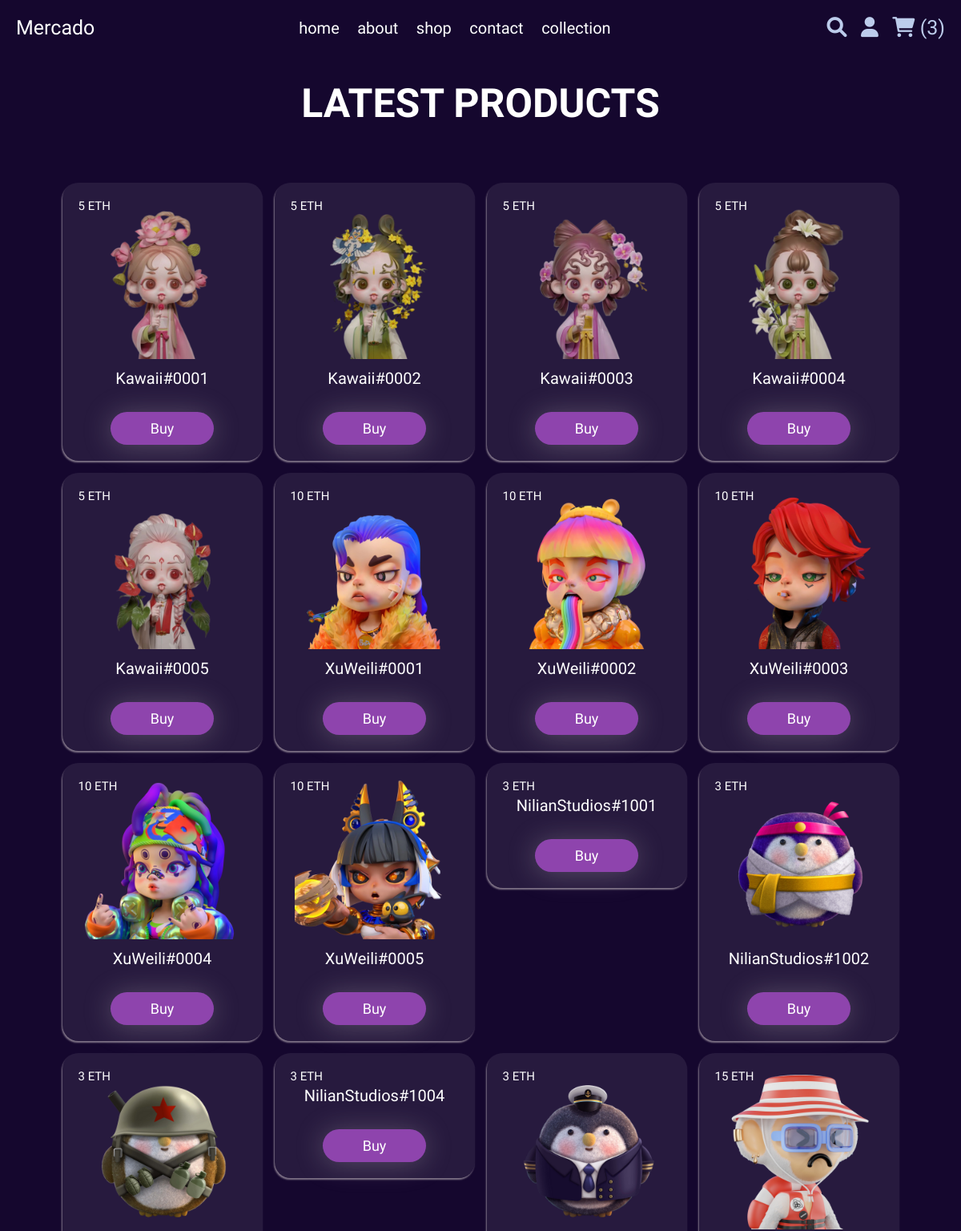
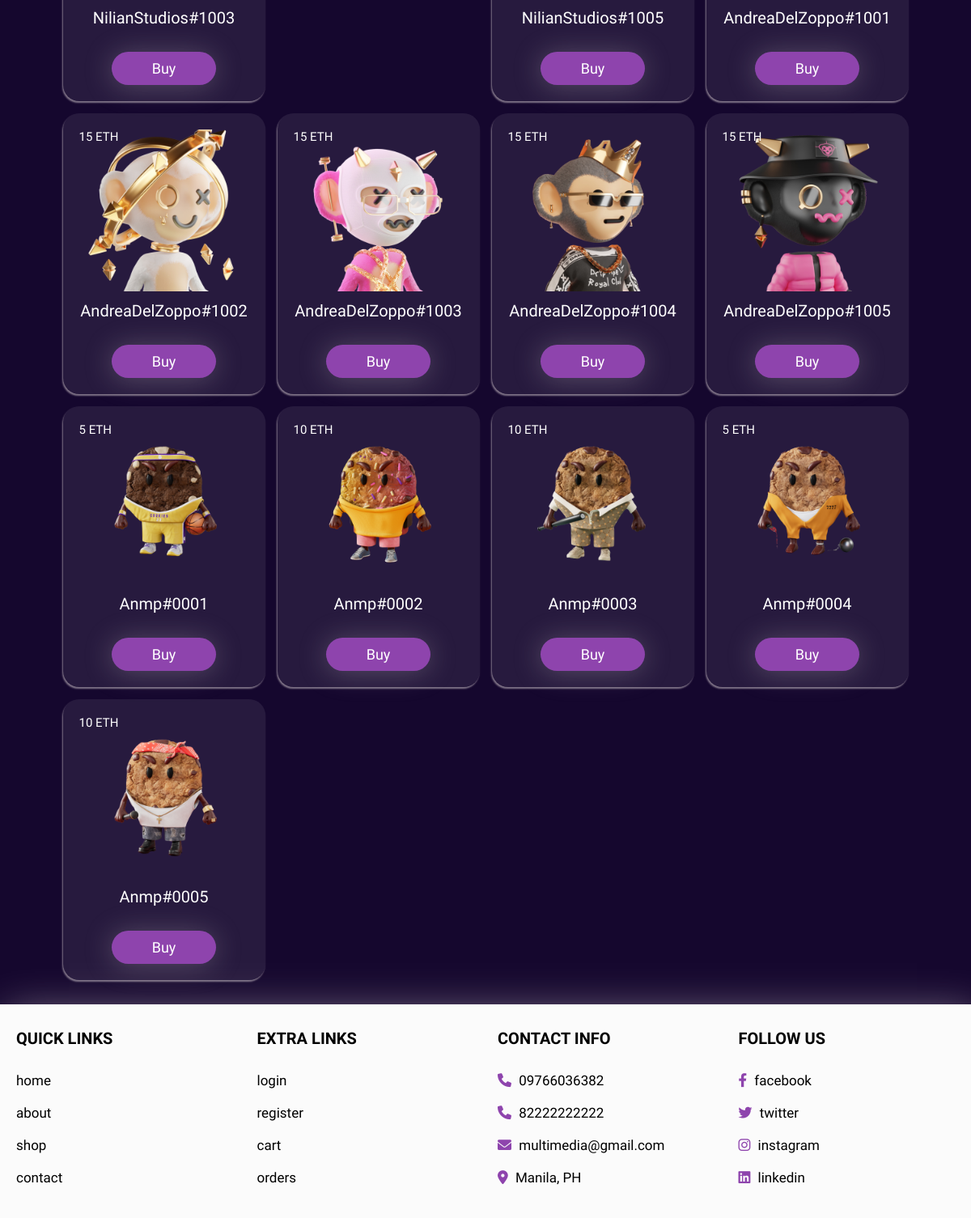
/shop.php (signed in), run on the app's committed database (2 pictures, top to bottom).
### tables this page shows
CREATE TABLE `products` (
  `id` int(100) NOT NULL,
  `name` varchar(100) NOT NULL,
  `price` int(100) NOT NULL,
  `image` varchar(100) NOT NULL
);

### shop.php (the view, shortened to what this page needs)
<?php
include 'config.php';
$user_id = $_SESSION['user_id'];
?>
<!DOCTYPE html>
<html lang="en">
<head>
   <link rel="stylesheet" href="https://cdnjs.cloudflare.com/ajax/libs/font-awesome/6.0.0/css/all.min.css">
   <link rel="stylesheet" href="css/style.css">
</head>
<body>
<?php include 'header.php'; ?>
<section class="products">
   <h1 class="title">latest products</h1>
   <div class="box-container">
      <?php
         $select_products = mysqli_query($conn, "SELECT * FROM `products`") or die('query failed');
         if(mysqli_num_rows($select_products) > 0){
            while($fetch_products = mysqli_fetch_assoc($select_products)){
      ?>
     <form action="" method="post" class="box reveal-top">
      <img class="image" src="uploaded_img/<?php echo $fetch_products['image']; ?>" alt="">
      <div class="name"><?php echo $fetch_products['name']; ?></div>
      <div class="price"><?php echo $fetch_products['price']; ?> ETH</div>
      <input type="submit" value="Buy" name="add_to_cart" class="btn">
     </form>
      <?php
         }
      }else{
         echo '<p class="empty">no products added yet!</p>';
      }
      ?>
   </div>
</section>
<?php include 'footer.php'; ?>
</body>
</html>

### header.php (shortened to what this page needs)
<header class="header">
   <div class="header-2">
      <div class="flex">
         <a href="home.php" class="logo">Mercado</a>
         <nav class="navbar">
            <a href="#home">home</a>
            <a href="#about">about</a>
            <a href="#shop">shop</a>
            <a href="contact.php">contact</a>
            <a href="orders.php">collection</a>
         </nav>
         <div class="icons">
            <a href="search_page.php" class="fas fa-search"></a>
            <div id="user-btn" class="fas fa-user"></div>
            <?php
               $select_cart_number = mysqli_query($conn, "SELECT * FROM `cart` WHERE user_id = '$user_id'") or die('query failed');
               $cart_rows_number = mysqli_num_rows($select_cart_number);
            ?>
            <a href="cart.php"> <i class="fas fa-shopping-cart"></i> <span>(<?php echo $cart_rows_number; ?>)</span> </a>
         </div>
      </div>
   </div>
</header>

### footer.php
<section class="footer">
   <div class="box-container">
      <div class="box">
         <h3>quick links</h3>
         <a href="home.php">home</a>
         <a href="about.php">about</a>
         <a href="shop.php">shop</a>
         <a href="contact.php">contact</a>
      </div>
      <div class="box">
         <h3>extra links</h3>
         <a href="login.php">login</a>
         <a href="register.php">register</a>
         <a href="cart.php">cart</a>
         <a href="orders.php">orders</a>
      </div>
      <div class="box">
         <h3>contact info</h3>
         <p> <i class="fas fa-phone"></i> 09766036382 </p>
         <p> <i class="fas fa-phone"></i> 82222222222 </p>
         <p> <i class="fas fa-envelope"></i> multimedia@gmail.com </p>
         <p> <i class="fas fa-map-marker-alt"></i> Manila, PH </p>
      </div>
      <div class="box">
         <h3>follow us</h3>
         <a href="#"> <i class="fab fa-facebook-f"></i> facebook </a>
         <a href="#"> <i class="fab fa-twitter"></i> twitter </a>
         <a href="#"> <i class="fab fa-instagram"></i> instagram </a>
         <a href="#"> <i class="fab fa-linkedin"></i> linkedin </a>
      </div>
   </div>
</section>

### css/style.css (style rules this page uses)
:root { --purple:#8e44ad; --darkpurple:#15072e; --red:#c0392b; --orange:#f39c12; --black:##000; --white:#fff; --light-color:#666; --light-white:#ccc; --light-bg:#f5f5f5; --light-blue: #bccceb; --border:.1rem solid var(--black); --box-shadow:0 .5rem 1rem rgba(0,0,0,.1); }
* { font-family: 'Oxanium', cursive; margin:0; padding:0; box-sizing: border-box; outline: none; border:none; text-decoration: none; transition:all .2s linear; scroll-behavior: smooth; }
html { font-size: 62.5%; overflow-x: hidden; }
section { padding:3rem 2rem; }
.title { padding: 7rem; text-align: center; text-transform: uppercase; color:var(--white); font-size: 5rem; }
.btn, .option-btn, .delete-btn, .white-btn { display: inline-block; margin-top: 2rem; padding: 1rem 5rem; cursor: pointer; color:var(--white); font-size: 1.8rem; border-radius: 6rem; text-transform: capitalize; }
.white-btn, .btn { background-color: var(--purple); box-shadow: -1px 2px 35px rgb(238 228 228 / 25%); }
.header .header-2 { position: fixed; top: 0; left: 0; right: 0; z-index: 1000; }
.header .header-2 .flex { padding:2rem; display: flex; align-items: center; justify-content: space-between; max-width: 1200px; margin:0 auto; position: relative; }
.header .header-2 .flex .logo { font-size: 2.5rem; color:var(--white); }
.header .header-2 .flex .navbar a { margin:0 1rem; font-size: 2rem; color:var(--white); }
.header .header-2 .flex .icons > * { font-size: 2.5rem; color:var(--light-blue); cursor: pointer; margin-left: 1.5rem; }
.products { margin: auto; min-height: 100vh; background-color: var(--darkpurple); }
.products .box-container { max-width: 1200px; margin:0 auto; display: grid; grid-template-columns: repeat(auto-fit, 25rem); align-items: flex-start; gap:1.5rem; justify-content: center; }
.products .box-container .box { border-radius:2rem; background-color: #ffffff14; box-shadow: -1px 2px 2px rgb(238 228 228 / 50%); padding:2rem; text-align: center; border:var(--border); position: relative; }
.products .box-container .box .image { height: 20rem; }
.products .box-container .box .name { padding:1rem 0; font-size: 2rem; color:var(--white); }
.products .box-container .box .price { position: absolute; top: 1rem; left: 1rem; border-radius: 10.5rem; padding: 1rem; font-size: 1.5rem; color: var(--white); }
.footer { background: #fbfbfb; box-shadow: 8px 10px 50px rgb(238 228 228 / 49%); }
.footer .box-container { max-width: 1200px; margin:0 auto; display: grid; grid-template-columns: repeat(auto-fit, minmax(25rem, 1fr)); gap:3rem; }
.footer .box-container .box h3 { text-transform: uppercase; color:var(--black); font-size: 2rem; padding-bottom: 2rem; }
.footer .box-container .box p, .footer .box-container .box a { display: block; font-size: 1.7rem; color:var(--black); padding:1rem 0; }
.footer .box-container .box p i, .footer .box-container .box a i { color:var(--purple); padding-right: .5rem; }

### data on the page
products: image (picture), name "Kawaii#0001", price "5"
products: image (picture), name "Kawaii#0002", price "5"
products: image (picture), name "Kawaii#0003", price "5"
products: image (picture), name "Kawaii#0004", price "5"
products: image (picture), name "Kawaii#0005", price "5"
products: image (picture), name "XuWeili#0001", price "10"
products: image (picture), name "XuWeili#0002", price "10"
products: image (picture), name "XuWeili#0003", price "10"
products: image (picture), name "XuWeili#0004", price "10"
products: image (picture), name "XuWeili#0005", price "10"
products: name "NilianStudios#1001", price "3"
products: image (picture), name "NilianStudios#1002", price "3"
products: image (picture), name "NilianStudios#1003", price "3"
products: name "NilianStudios#1004", price "3"
products: image (picture), name "NilianStudios#1005", price "3"
products: image (picture), name "AndreaDelZoppo#1001", price "15"
products: image (picture), name "AndreaDelZoppo#1002", price "15"
products: image (picture), name "AndreaDelZoppo#1003", price "15"
products: image (picture), name "AndreaDelZoppo#1004", price "15"
products: image (picture), name "AndreaDelZoppo#1005", price "15"
products: image (picture), name "Anmp#0001", price "5"
products: image (picture), name "Anmp#0002", price "10"
products: image (picture), name "Anmp#0003", price "10"
products: image (picture), name "Anmp#0004", price "5"
products: image (picture), name "Anmp#0005", price "10"

### other printed values
$cart_rows_number "3"
